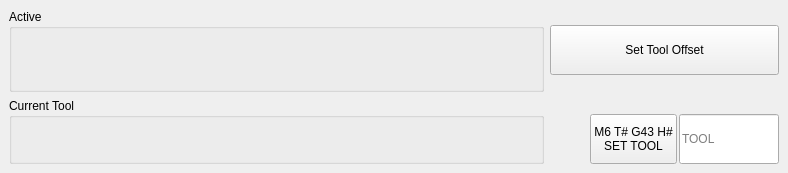
                  <widget class="QFrame" name="frame_3">
                   <property name="minimumSize">
                    <size>
                     <width>788</width>
                     <height>0</height>
                    </size>
                   </property>
                   <property name="maximumSize">
                    <size>
                     <width>600</width>
                     <height>16777215</height>
                    </size>
                   </property>
                   <property name="frameShape">
                    <enum>QFrame::NoFrame</enum>
                   </property>
                   <property name="frameShadow">
                    <enum>QFrame::Plain</enum>
                   </property>
                   <layout class="QVBoxLayout" name="verticalLayout_7">
                    <property name="spacing">
                     <number>0</number>
                    </property>
                    <property name="leftMargin">
                     <number>0</number>
                    </property>
                    <property name="topMargin">
                     <number>0</number>
                    </property>
                    <property name="rightMargin">
                     <number>0</number>
                    </property>
                    <property name="bottomMargin">
                     <number>0</number>
                    </property>
                    <item>
                     <widget class="QFrame" name="frame_5">
                      <property name="frameShape">
                       <enum>QFrame::NoFrame</enum>
                      </property>
                      <property name="frameShadow">
                       <enum>QFrame::Plain</enum>
                      </property>
                      <layout class="QGridLayout" name="gridLayout_3" columnstretch="1,0">
                       <item row="0" column="1">
                        <widget class="OffsetToolButton" name="offsettoolbutton">
                         <property name="sizePolicy">
                          <sizepolicy hsizetype="Preferred" vsizetype="Fixed">
                           <horstretch>0</horstretch>
                           <verstretch>0</verstretch>
                          </sizepolicy>
                         </property>
                         <property name="minimumSize">
                          <size>
                           <width>100</width>
                           <height>50</height>
                          </size>
                         </property>
                         <property name="text">
                          <string>Set Tool Offset</string>
                         </property>
                         <property name="popupMode">
                          <enum>QToolButton::InstantPopup</enum>
                         </property>
                        </widget>
                       </item>
                       <item row="0" column="0">
                        <widget class="QGroupBox" name="groupActiveCodes">
                         <property name="sizePolicy">
                          <sizepolicy hsizetype="Preferred" vsizetype="Expanding">
                           <horstretch>0</horstretch>
                           <verstretch>0</verstretch>
                          </sizepolicy>
                         </property>
                         <property name="minimumSize">
                          <size>
                           <width>0</width>
                           <height>0</height>
                          </size>
                         </property>
                         <property name="title">
                          <string>Active</string>
                         </property>
                         <property name="flat">
                          <bool>true</bool>
                         </property>
                         <layout class="QVBoxLayout" name="verticalLayout_12">
                          <property name="spacing">
                           <number>0</number>
                          </property>
                          <property name="leftMargin">
                           <number>0</number>
                          </property>
                          <property name="topMargin">
                           <number>0</number>
                          </property>
                          <property name="rightMargin">
                           <number>0</number>
                          </property>
                          <property name="bottomMargin">
                           <number>0</number>
                          </property>
                          <item>
                           <widget class="StatusLabel" name="statusFCodes">
                            <property name="minimumSize">
                             <size>
                              <width>350</width>
                              <height>0</height>
                             </size>
                            </property>
                            <property name="maximumSize">
                             <size>
                              <width>16777215</width>
                              <height>20</height>
                             </size>
                            </property>
                            <property name="font">
                             <font>
                              <family>Noto Sans Mono</family>
                              <pointsize>12</pointsize>
                              <weight>50</weight>
                              <bold>false</bold>
                             </font>
                            </property>
                            <property name="alignment">
                             <set>Qt::AlignLeading|Qt::AlignLeft|Qt::AlignTop</set>
                            </property>
                            <property name="wordWrap">
                             <bool>true</bool>
                            </property>
                            <property name="textTemplate" stdset="0">
                             <string>&lt;html&gt;&lt;head/&gt;&lt;body&gt;&lt;p&gt;&lt;span style=&quot; font-weight:600;&quot;&gt;&lt;/span&gt;F %0.1f&lt;/p&gt;&lt;/body&gt;&lt;/html&gt;</string>
                            </property>
                            <property name="fcode_status" stdset="0">
                             <bool>true</bool>
                            </property>
                            <property name="mcodes_status" stdset="0">
                             <bool>false</bool>
                            </property>
                           </widget>
                          </item>
                          <item>
                           <widget class="StatusLabel" name="statusMCodes">
                            <property name="minimumSize">
                             <size>
                              <width>0</width>
                              <height>0</height>
                             </size>
                            </property>
                            <property name="maximumSize">
                             <size>
                              <width>16777215</width>
                              <height>20</height>
                             </size>
                            </property>
                            <property name="font">
                             <font>
                              <family>Noto Sans Mono</family>
                              <pointsize>11</pointsize>
                              <weight>50</weight>
                              <bold>false</bold>
                             </font>
                            </property>
                            <property name="text">
                             <string/>
                            </property>
                            <property name="alignment">
                             <set>Qt::AlignLeading|Qt::AlignLeft|Qt::AlignTop</set>
                            </property>
                            <property name="wordWrap">
                             <bool>true</bool>
                            </property>
                            <property name="mcodes_status" stdset="0">
                             <bool>true</bool>
                            </property>
                           </widget>
                          </item>
                          <item>
                           <widget class="StatusLabel" name="statusGCodes">
                            <property name="minimumSize">
                             <size>
                              <width>0</width>
                              <height>0</height>
                             </size>
                            </property>
                            <property name="maximumSize">
                             <size>
                              <width>16777215</width>
                              <height>16777215</height>
                             </size>
                            </property>
                            <property name="font">
                             <font>
                              <family>Noto Sans Mono</family>
                              <pointsize>11</pointsize>
                              <weight>50</weight>
                              <bold>false</bold>
                             </font>
                            </property>
                            <property name="scaledContents">
                             <bool>true</bool>
                            </property>
                            <property name="alignment">
                             <set>Qt::AlignLeading|Qt::AlignLeft|Qt::AlignTop</set>
                            </property>
                            <property name="wordWrap">
                             <bool>true</bool>
                            </property>
                            <property name="gcodes_status" stdset="0">
                             <bool>true</bool>
                            </property>
                           </widget>
                          </item>
                         </layout>
                        </widget>
                       </item>
                       <item row="1" column="0">
                        <widget class="QGroupBox" name="groupCurrentTool">
                         <property name="sizePolicy">
                          <sizepolicy hsizetype="Preferred" vsizetype="Minimum">
                           <horstretch>0</horstretch>
                           <verstretch>0</verstretch>
                          </sizepolicy>
                         </property>
                         <property name="maximumSize">
                          <size>
                           <width>16777215</width>
                           <height>96</height>
                          </size>
                         </property>
                         <property name="title">
                          <string>Current Tool</string>
                         </property>
                         <layout class="QHBoxLayout" name="horizontalLayout_7">
                          <item>
                           <widget class="StatusLabel" name="statusToolNumber">
                            <property name="font">
                             <font>
                              <family>Noto Sans Mono</family>
                              <pointsize>12</pointsize>
                              <weight>75</weight>
                              <bold>true</bold>
                             </font>
                            </property>
                            <property name="scaleText" stdset="0">
                             <bool>false</bool>
                            </property>
                            <property name="textTemplate" stdset="0">
                             <string>T%d</string>
                            </property>
                            <property name="tool_number_status" stdset="0">
                             <bool>true</bool>
                            </property>
                           </widget>
                          </item>
                          <item>
                           <widget class="StatusLabel" name="statusToolLength">
                            <property name="font">
                             <font>
                              <family>Noto Sans Mono</family>
                              <pointsize>12</pointsize>
                             </font>
                            </property>
                            <property name="scaleText" stdset="0">
                             <bool>false</bool>
                            </property>
                            <property name="textTemplate" stdset="0">
                             <string>Length Offset %.3f</string>
                            </property>
                            <property name="index_number" stdset="0">
                             <number>2</number>
                            </property>
                            <property name="tool_diameter_status" stdset="0">
                             <bool>false</bool>
                            </property>
                            <property name="tool_offset_status" stdset="0">
                             <bool>true</bool>
                            </property>
                           </widget>
                          </item>
                         </layout>
                        </widget>
                       </item>
                       <item row="1" column="1">
                        <layout class="QHBoxLayout" name="horizontalLayout_20">
                         <property name="spacing">
                          <number>2</number>
                         </property>
                         <property name="topMargin">
                          <number>16</number>
                         </property>
                         <item>
                          <spacer name="horizontalSpacer_2">
                           <property name="orientation">
                            <enum>Qt::Horizontal</enum>
                           </property>
                           <property name="sizeHint" stdset="0">
                            <size>
                             <width>40</width>
                             <height>20</height>
                            </size>
                           </property>
                          </spacer>
                         </item>
                         <item>
                          <widget class="QPushButton" name="buttonSetTool">
                           <property name="minimumSize">
                            <size>
                             <width>0</width>
                             <height>50</height>
                            </size>
                           </property>
                           <property name="text">
                            <string>M6 T# G43 H#
SET TOOL</string>
                           </property>
                          </widget>
                         </item>
                         <item>
                          <widget class="OperatorValueLine" name="lineToolNumber">
                           <property name="minimumSize">
                            <size>
                             <width>0</width>
                             <height>50</height>
                            </size>
                           </property>
                           <property name="maximumSize">
                            <size>
                             <width>100</width>
                             <height>16777215</height>
                            </size>
                           </property>
                           <property name="placeholderText">
                            <string>TOOL</string>
                           </property>
                           <property name="issue_mdi_on_submit_option" stdset="0">
                            <bool>false</bool>
                           </property>
                           <property name="mdi_command_format_option" stdset="0">
                            <string>M6 T{value} G43 H{value}</string>
                           </property>
                           <property name="dialog_keyboard_option" stdset="0">
                            <bool>true</bool>
                           </property>
                          </widget>
                         </item>
                        </layout>
                       </item>
                      </layout>
                     </widget>
                    </item>
                   </layout>
                  </widget>
